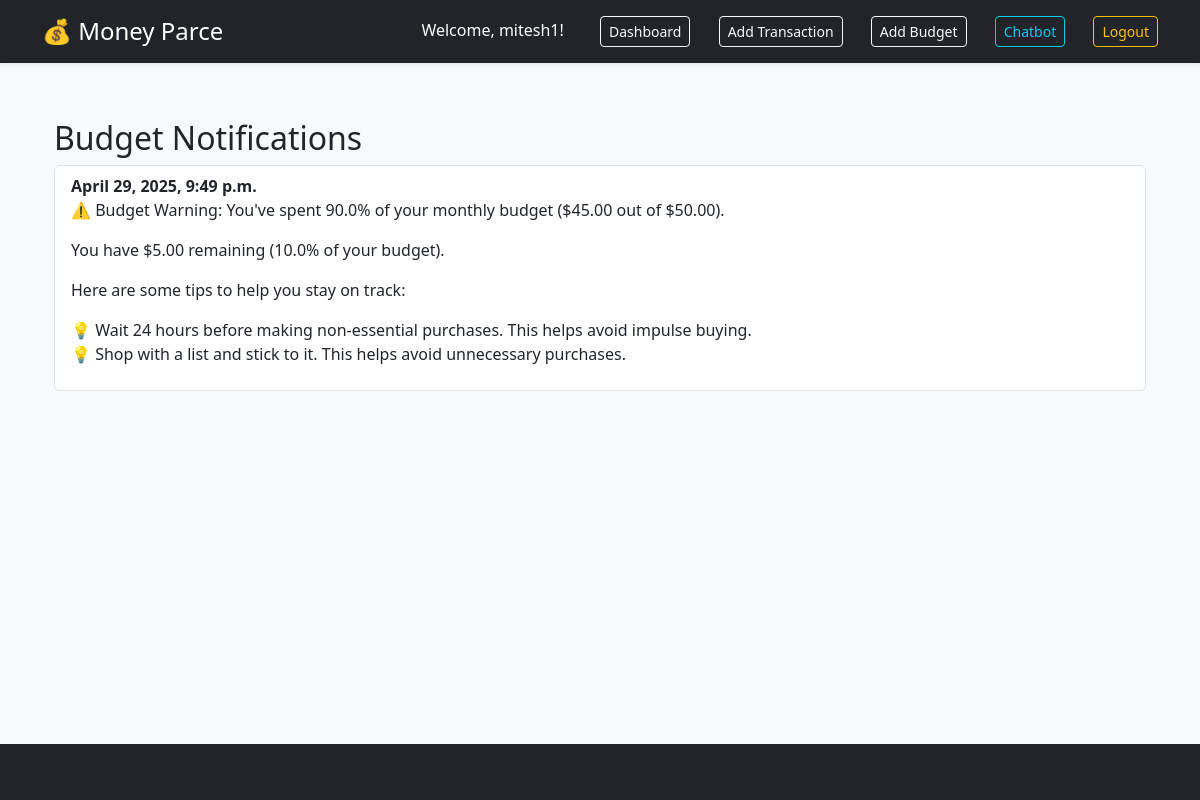
Page /budget-notifications/ (signed in) on the committed database.
### tracker/models.py (models this page shows, shortened)
class BudgetNotification(models.Model):
    user = models.ForeignKey(User, on_delete=models.CASCADE)
    budget = models.ForeignKey(Budget, on_delete=models.CASCADE)
    message = models.TextField()
    created_at = models.DateTimeField(auto_now_add=True)
    is_read = models.BooleanField(default=False)
    class Meta:
        ordering = ['-created_at']

### tracker/views.py (the view)
# urls.py: path('budget-notifications/', views.budget_notifications_view, name='budget_notifications'),
@login_required
def budget_notifications_view(request):
    notifications = BudgetNotification.objects.filter(user=request.user).order_by('-created_at')
    return render(request, 'tracker/budget_notifications.html', {'notifications': notifications})

### tracker/templates/tracker/budget_notifications.html
{% extends 'tracker/base.html' %}
{% block content %}
<div class="container">
    <h2>Budget Notifications</h2>
    <ul class="list-group">
        {% for notification in notifications %}
        <li class="list-group-item">
            <strong>{{ notification.created_at|date:"F j, Y, g:i a" }}</strong><br>
            {{ notification.message|linebreaks }}
        </li>
        {% empty %}
        <li class="list-group-item">No notifications available.</li>
        {% endfor %}
    </ul>
</div>
{% endblock %}

### tracker/templates/tracker/base.html (shortened to what this page needs)
{% load static %}
<!DOCTYPE html>
<html lang="en">
<head>
    <link href="https://cdn.jsdelivr.net/npm/bootstrap@5.3.2/dist/css/bootstrap.min.css" rel="stylesheet">
    <link rel="stylesheet" href="{% static 'tracker/style.css' %}">
</head>
<body class="d-flex flex-column min-vh-100">
    <header class="bg-dark text-white py-3 shadow-sm">
        <div class="container d-flex justify-content-between align-items-center">
            <h1 class="h4 m-0"><a href="{% url 'tracker:dashboard' %}" class="text-white text-decoration-none">💰 Money Parce</a></h1>
            <nav>
                {% if user.is_authenticated %}
                    <span class="navbar-text me-3">Welcome, {{ user.username }}!</span>
                    <a href="{% url 'tracker:dashboard' %}" class="btn btn-sm btn-outline-light me-2">Dashboard</a>
                    <a href="{% url 'tracker:add_transaction' %}" class="btn btn-sm btn-outline-light me-2">Add Transaction</a>
                    <a href="{% url 'tracker:add_budget' %}" class="btn btn-sm btn-outline-light me-2">Add Budget</a>
                    <a href="{% url 'chatbot:index' %}" class="btn btn-sm btn-outline-info me-2">Chatbot</a>
                    <a href="{% url 'logout' %}" class="btn btn-sm btn-outline-warning">Logout</a>
                {% else %}
                    <a href="{% url 'login' %}" class="btn btn-sm btn-outline-light me-2">Login</a>
                    <a href="{% url 'register' %}" class="btn btn-sm btn-light">Register</a>
                {% endif %}
            </nav>
        </div>
    </header>
    <main class="container my-4 flex-shrink-0">
        {% block content %}{% endblock %}
    </main>
    <footer class="footer mt-auto py-3 bg-dark text-white">
        <div class="container text-center">
            <span class="text-muted">© {% now "Y" %} Money Parce. All rights reserved.</span>
        </div>
    </footer>
</body>
</html>

### tracker/static/tracker/style.css (style rules this page uses)
body { font-family: 'Segoe UI', sans-serif; background-color: #f4f8fb; margin: 0; padding: 0; }
header { background-color: #0077cc; color: white; padding: 1rem; display: flex; justify-content: space-between; align-items: center; }
header h1 a { color: white; text-decoration: none; }
nav a { color: white; margin-left: 1rem; text-decoration: none; }
main { padding: 2rem; }

### tracker/templates/tracker/base.html (style rules this page uses)
body { display: flex; flex-direction: column; min-height: 100vh; background-color: #f8f9fa; }
main { flex: 1; }
.footer { background-color: #343a40; color: white; padding: 1rem 0; margin-top: auto; }

### rows in the picture
BudgetNotification: created_at "April 29, 2025, 9:49 p.m.", message "⚠️ Budget Warning: You've spent 90.0% of your monthly budget ($45.00 out of $50.00). You have $5.00 remaining (10.0% of your budget). Here are some tips to help you stay on track: 💡 Wait 24 hours before making non-essential purchases. This helps avoid impulse buying. 💡 Shop with a list and stick to it. This helps avoid unnecessary purchases."

### other values in the picture
{{ user.username }} "mitesh1"
